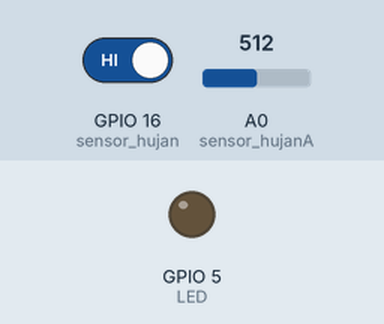
This sketch was run on a simulated ESP8266 (NodeMCU). Parts: output pins drawn as LEDs (lit = HIGH). The test bench sets the inputs (shaded band); at power-on: GPIO 16 (sensor_hujan) HIGH, A0 (sensor_hujanA) = 512. WiFi joins after 1.5 s; servers stay silent unless stated; uploads are accepted with an empty reply; what the sketch prints to the serial monitor is not drawn.

Above: at 3.7 s.
3.8 s: GPIO 16 (sensor_hujan) driven LOW
At 8.2 s:
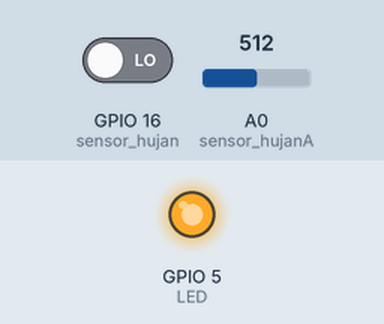
9.6 s: GPIO 16 (sensor_hujan) driven HIGH
At 13.4 s:
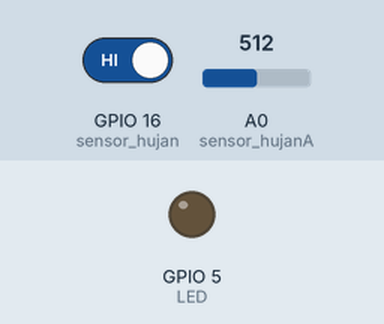
Timing chart, 0 to 14.9 s (numbered marks = the images above; inputs shaded):
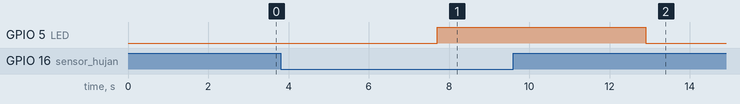

Measured:
- after the input at 3.8 s, GPIO 5 (LED): LOW → HIGH after 3.9 s
- after the input at 9.6 s, GPIO 5 (LED): HIGH → LOW after 3.3 s

The sketch:

Project.ino
```cpp
#include "ESP8266WiFi.h"
#include "WiFiClient.h"
#include "ESP8266WebServer.h"
#include "ESP8266HTTPClient.h"

const int sensor_hujan = 16;
const int sensor_hujanA = A0;
const int LED = 5;
//const int RELAY = 4;

const char *ssid = "aws_gcp";
const char *password = "Q123457698";
//const char *link = "http://192.168.2.51/api/kirim";
const char *link = "http://192.168.42.154/api/kirim";

boolean is_conected = false;

void setup() {
  //  Serial.begin(9600);
  Serial.begin(115200);
  // put your setup code here, to run once:
  pinMode (sensor_hujan, INPUT);
  pinMode (sensor_hujanA, INPUT);
  pinMode (LED, OUTPUT);
//  pinMode (RELAY, OUTPUT);

  WiFi.mode(WIFI_OFF);
  delay(1000);
  WiFi.mode(WIFI_STA);
  WiFi.disconnect();

  WiFi.begin(ssid, password);

  Serial.print("Connecting");
  is_conected = true;
  while (WiFi.status() != WL_CONNECTED) {
    is_conected = false;
   delay(500);
   Serial.print(" Failed");
  }

  if(is_conected == true){
    Serial.print("Connected to ");
    Serial.println(ssid);
    Serial.print("IP address: ");
    Serial.println(WiFi.localIP());
  }

}

void loop() {
  // put your main code here, to run repeatedly:

  int kondisi_sensor = digitalRead(sensor_hujan);
  float kondisi_sensorA = analogRead(sensor_hujanA);
  //Serial.println("D: " + kondisi_sensor);
  Serial.print("Digital: ");
  Serial.println(kondisi_sensor);
  Serial.print("Analog: ");
  Serial.println(kondisi_sensorA);
  Serial.println("");
  if (kondisi_sensor == LOW){
    digitalWrite(LED, HIGH);
//    digitalWrite(RELAY, HIGH);
  }
  else {
    digitalWrite(LED, LOW);
//    digitalWrite(RELAY, LOW);
  }

  HTTPClient http;

  String  ADCData = String(kondisi_sensorA),
          D0Data = String(kondisi_sensor),
          postData = "analog=" + ADCData + "&digital=" +  D0Data;

  http.begin(link);
  http.addHeader("Content-Type", "application/x-www-form-urlencoded");

  int httpCode = http.POST(postData); //kirim request
  String payload = http.getString(); //respon dari php

  Serial.print("PostData: ");
  Serial.println(postData); //Print HTTP return code

  Serial.print("HttpCode: ");
  Serial.println(httpCode); //Print HTTP return code

  Serial.print("Payload: ");
  Serial.println(payload); //Print request response payload
  http.end(); //Tutup Koneksi

  Serial.println("");
//  int n = WiFi.scanNetworks();
//  if (n == 0) {
//    Serial.println("no networks found");
//  } else {
//    Serial.print(n);
//    Serial.println(" networks found");
//    for (int i = 0; i < n; ++i) {
//      // Print SSID and RSSI for each network found
//      Serial.print(i + 1);
//      Serial.print(": ");
//      Serial.print(WiFi.SSID(i));
//      Serial.print(" (");
//      Serial.print(WiFi.RSSI(i));
//      Serial.print(")");
//      Serial.println((WiFi.encryptionType(i) == ENC_TYPE_NONE) ? " " : "*");
//    }
//  }
//  Serial.println("================================");
//  Serial.println("");

  delay (5000);
}
```
